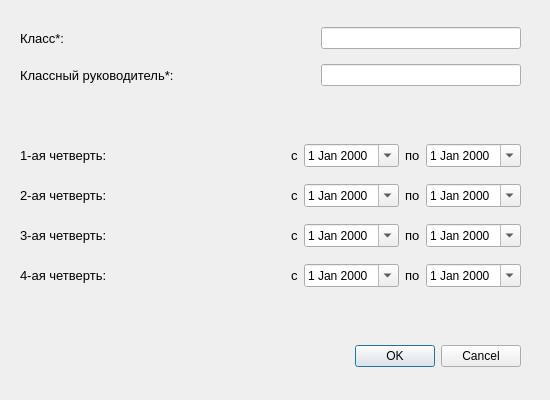
<?xml version="1.0" encoding="UTF-8"?>
<ui version="4.0">
 <class>structJournalWindow</class>
 <widget class="QDialog" name="structJournalWindow">
  <property name="geometry">
   <rect>
    <x>0</x>
    <y>0</y>
    <width>550</width>
    <height>400</height>
   </rect>
  </property>
  <property name="windowTitle">
   <string>Dialog</string>
  </property>
  <widget class="QDialogButtonBox" name="buttonBox">
   <property name="geometry">
    <rect>
     <x>30</x>
     <y>340</y>
     <width>491</width>
     <height>32</height>
    </rect>
   </property>
   <property name="orientation">
    <enum>Qt::Horizontal</enum>
   </property>
   <property name="standardButtons">
    <set>QDialogButtonBox::Cancel|QDialogButtonBox::Ok</set>
   </property>
  </widget>
  <widget class="QWidget" name="layoutWidget">
   <property name="geometry">
    <rect>
     <x>20</x>
     <y>180</y>
     <width>501</width>
     <height>31</height>
    </rect>
   </property>
   <layout class="QHBoxLayout" name="horizontalLayout_4">
    <item>
     <widget class="QLabel" name="label_4">
      <property name="font">
       <font>
        <pointsize>10</pointsize>
       </font>
      </property>
      <property name="text">
       <string>2-ая четверть:</string>
      </property>
     </widget>
    </item>
    <item>
     <spacer name="horizontalSpacer_2">
      <property name="orientation">
       <enum>Qt::Horizontal</enum>
      </property>
      <property name="sizeHint" stdset="0">
       <size>
        <width>40</width>
        <height>20</height>
       </size>
      </property>
     </spacer>
    </item>
    <item>
     <layout class="QHBoxLayout" name="horizontalLayout_5">
      <item>
       <widget class="QLabel" name="label_5">
        <property name="font">
         <font>
          <pointsize>10</pointsize>
         </font>
        </property>
        <property name="text">
         <string>с</string>
        </property>
       </widget>
      </item>
      <item>
       <widget class="QDateEdit" name="dateEdit_3">
        <property name="calendarPopup">
         <bool>true</bool>
        </property>
       </widget>
      </item>
     </layout>
    </item>
    <item>
     <layout class="QHBoxLayout" name="horizontalLayout_6">
      <item>
       <widget class="QLabel" name="label_6">
        <property name="font">
         <font>
          <pointsize>10</pointsize>
         </font>
        </property>
        <property name="text">
         <string>по</string>
        </property>
       </widget>
      </item>
      <item>
       <widget class="QDateEdit" name="dateEdit_4">
        <property name="calendarPopup">
         <bool>true</bool>
        </property>
       </widget>
      </item>
     </layout>
    </item>
   </layout>
  </widget>
  <widget class="QWidget" name="layoutWidget_2">
   <property name="geometry">
    <rect>
     <x>20</x>
     <y>220</y>
     <width>501</width>
     <height>31</height>
    </rect>
   </property>
   <layout class="QHBoxLayout" name="horizontalLayout_7">
    <item>
     <widget class="QLabel" name="label_7">
      <property name="font">
       <font>
        <pointsize>10</pointsize>
       </font>
      </property>
      <property name="text">
       <string>3-ая четверть:</string>
      </property>
     </widget>
    </item>
    <item>
     <spacer name="horizontalSpacer_3">
      <property name="orientation">
       <enum>Qt::Horizontal</enum>
      </property>
      <property name="sizeHint" stdset="0">
       <size>
        <width>40</width>
        <height>20</height>
       </size>
      </property>
     </spacer>
    </item>
    <item>
     <layout class="QHBoxLayout" name="horizontalLayout_8">
      <item>
       <widget class="QLabel" name="label_8">
        <property name="font">
         <font>
          <pointsize>10</pointsize>
         </font>
        </property>
        <property name="text">
         <string>с</string>
        </property>
       </widget>
      </item>
      <item>
       <widget class="QDateEdit" name="dateEdit_5">
        <property name="calendarPopup">
         <bool>true</bool>
        </property>
       </widget>
      </item>
     </layout>
    </item>
    <item>
     <layout class="QHBoxLayout" name="horizontalLayout_9">
      <item>
       <widget class="QLabel" name="label_9">
        <property name="font">
         <font>
          <pointsize>10</pointsize>
         </font>
        </property>
        <property name="text">
         <string>по</string>
        </property>
       </widget>
      </item>
      <item>
       <widget class="QDateEdit" name="dateEdit_6">
        <property name="calendarPopup">
         <bool>true</bool>
        </property>
       </widget>
      </item>
     </layout>
    </item>
   </layout>
  </widget>
  <widget class="QWidget" name="layoutWidget_3">
   <property name="geometry">
    <rect>
     <x>20</x>
     <y>260</y>
     <width>501</width>
     <height>31</height>
    </rect>
   </property>
   <layout class="QHBoxLayout" name="horizontalLayout_10">
    <item>
     <widget class="QLabel" name="label_10">
      <property name="font">
       <font>
        <pointsize>10</pointsize>
       </font>
      </property>
      <property name="text">
       <string>4-ая четверть:</string>
      </property>
     </widget>
    </item>
    <item>
     <spacer name="horizontalSpacer_4">
      <property name="orientation">
       <enum>Qt::Horizontal</enum>
      </property>
      <property name="sizeHint" stdset="0">
       <size>
        <width>40</width>
        <height>20</height>
       </size>
      </property>
     </spacer>
    </item>
    <item>
     <layout class="QHBoxLayout" name="horizontalLayout_11">
      <item>
       <widget class="QLabel" name="label_11">
        <property name="font">
         <font>
          <pointsize>10</pointsize>
         </font>
        </property>
        <property name="text">
         <string>с</string>
        </property>
       </widget>
      </item>
      <item>
       <widget class="QDateEdit" name="dateEdit_7">
        <property name="calendarPopup">
         <bool>true</bool>
        </property>
       </widget>
      </item>
     </layout>
    </item>
    <item>
     <layout class="QHBoxLayout" name="horizontalLayout_12">
      <item>
       <widget class="QLabel" name="label_12">
        <property name="font">
         <font>
          <pointsize>10</pointsize>
         </font>
        </property>
        <property name="text">
         <string>по</string>
        </property>
       </widget>
      </item>
      <item>
       <widget class="QDateEdit" name="dateEdit_8">
        <property name="calendarPopup">
         <bool>true</bool>
        </property>
       </widget>
      </item>
     </layout>
    </item>
   </layout>
  </widget>
  <widget class="QWidget" name="layoutWidget">
   <property name="geometry">
    <rect>
     <x>20</x>
     <y>140</y>
     <width>501</width>
     <height>31</height>
    </rect>
   </property>
   <layout class="QHBoxLayout" name="horizontalLayout_3">
    <item>
     <widget class="QLabel" name="label">
      <property name="font">
       <font>
        <pointsize>10</pointsize>
       </font>
      </property>
      <property name="text">
       <string>1-ая четверть:</string>
      </property>
     </widget>
    </item>
    <item>
     <spacer name="horizontalSpacer">
      <property name="orientation">
       <enum>Qt::Horizontal</enum>
      </property>
      <property name="sizeHint" stdset="0">
       <size>
        <width>40</width>
        <height>20</height>
       </size>
      </property>
     </spacer>
    </item>
    <item>
     <layout class="QHBoxLayout" name="horizontalLayout_2">
      <item>
       <widget class="QLabel" name="label_2">
        <property name="font">
         <font>
          <pointsize>10</pointsize>
         </font>
        </property>
        <property name="text">
         <string>с</string>
        </property>
       </widget>
      </item>
      <item>
       <widget class="QDateEdit" name="dateEdit">
        <property name="calendarPopup">
         <bool>true</bool>
        </property>
       </widget>
      </item>
     </layout>
    </item>
    <item>
     <layout class="QHBoxLayout" name="horizontalLayout">
      <item>
       <widget class="QLabel" name="label_3">
        <property name="font">
         <font>
          <pointsize>10</pointsize>
         </font>
        </property>
        <property name="text">
         <string>по</string>
        </property>
       </widget>
      </item>
      <item>
       <widget class="QDateEdit" name="dateEdit_2">
        <property name="calendarPopup">
         <bool>true</bool>
        </property>
       </widget>
      </item>
     </layout>
    </item>
   </layout>
  </widget>
  <widget class="QWidget" name="layoutWidget">
   <property name="geometry">
    <rect>
     <x>20</x>
     <y>60</y>
     <width>501</width>
     <height>31</height>
    </rect>
   </property>
   <layout class="QHBoxLayout" name="horizontalLayout_13">
    <item>
     <widget class="QLabel" name="label_15">
      <property name="font">
       <font>
        <pointsize>10</pointsize>
       </font>
      </property>
      <property name="text">
       <string>Классный руководитель*:</string>
      </property>
     </widget>
    </item>
    <item>
     <spacer name="horizontalSpacer_6">
      <property name="orientation">
       <enum>Qt::Horizontal</enum>
      </property>
      <property name="sizeHint" stdset="0">
       <size>
        <width>40</width>
        <height>20</height>
       </size>
      </property>
     </spacer>
    </item>
    <item>
     <widget class="QLineEdit" name="nameEdit">
      <property name="sizePolicy">
       <sizepolicy hsizetype="Fixed" vsizetype="Fixed">
        <horstretch>0</horstretch>
        <verstretch>0</verstretch>
       </sizepolicy>
      </property>
      <property name="minimumSize">
       <size>
        <width>200</width>
        <height>0</height>
       </size>
      </property>
     </widget>
    </item>
   </layout>
  </widget>
  <widget class="QWidget" name="layoutWidget">
   <property name="geometry">
    <rect>
     <x>20</x>
     <y>23</y>
     <width>501</width>
     <height>31</height>
    </rect>
   </property>
   <layout class="QHBoxLayout" name="horizontalLayout_14">
    <property name="sizeConstraint">
     <enum>QLayout::SetDefaultConstraint</enum>
    </property>
    <item>
     <widget class="QLabel" name="label_14">
      <property name="font">
       <font>
        <pointsize>10</pointsize>
       </font>
      </property>
      <property name="text">
       <string>Класс*:</string>
      </property>
     </widget>
    </item>
    <item>
     <spacer name="horizontalSpacer_5">
      <property name="orientation">
       <enum>Qt::Horizontal</enum>
      </property>
      <property name="sizeHint" stdset="0">
       <size>
        <width>40</width>
        <height>20</height>
       </size>
      </property>
     </spacer>
    </item>
    <item>
     <widget class="QLineEdit" name="classEdit">
      <property name="enabled">
       <bool>true</bool>
      </property>
      <property name="sizePolicy">
       <sizepolicy hsizetype="Fixed" vsizetype="Fixed">
        <horstretch>0</horstretch>
        <verstretch>0</verstretch>
       </sizepolicy>
      </property>
      <property name="minimumSize">
       <size>
        <width>200</width>
        <height>0</height>
       </size>
      </property>
     </widget>
    </item>
   </layout>
  </widget>
  <widget class="QLabel" name="errorLabel">
   <property name="geometry">
    <rect>
     <x>30</x>
     <y>340</y>
     <width>261</width>
     <height>31</height>
    </rect>
   </property>
   <property name="font">
    <font>
     <pointsize>10</pointsize>
    </font>
   </property>
   <property name="styleSheet">
    <string notr="true">color: rgb(255, 0, 0);</string>
   </property>
   <property name="text">
    <string/>
   </property>
  </widget>
 </widget>
 <resources/>
 <connections>
  <connection>
   <sender>buttonBox</sender>
   <signal>rejected()</signal>
   <receiver>structJournalWindow</receiver>
   <slot>reject()</slot>
   <hints>
    <hint type="sourcelabel">
     <x>316</x>
     <y>260</y>
    </hint>
    <hint type="destinationlabel">
     <x>286</x>
     <y>274</y>
    </hint>
   </hints>
  </connection>
 </connections>
</ui>
